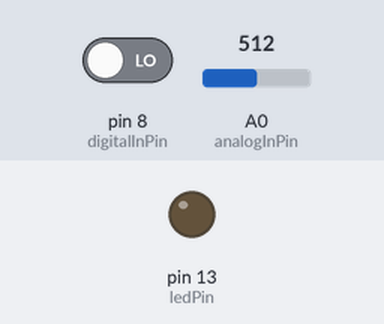
The sketch below on a simulated Arduino Uno, built with avr-gcc and run on an emulated ATmega328P. On the bench: output pins drawn as LEDs (lit = HIGH). The inputs (shaded band) are chosen by the test bench; at power-on: pin 8 (digitalInPin) LOW, A0 (analogInPin) = 512.

Above: at 1.2 s.
1.3 s: pin 8 (digitalInPin) driven HIGH
At 1.7 s:
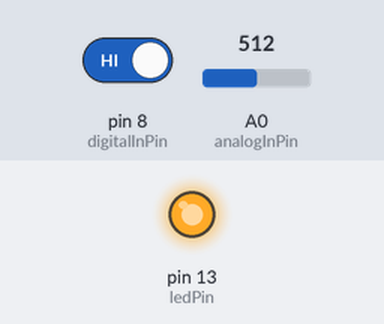
2.8 s: pin 8 (digitalInPin) driven LOW
At 4.0 s:
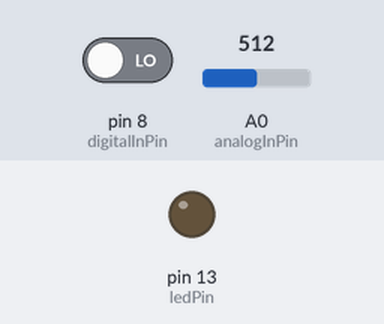
Timing chart, 0 to 5.8 s (numbered marks = the images above; inputs shaded):
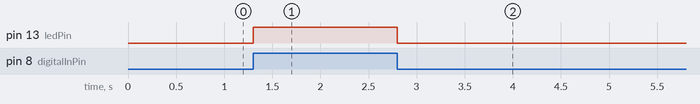

Measured:
- after the input at 1.3 s, pin 13 (ledPin): LOW → HIGH at once
- after the input at 2.8 s, pin 13 (ledPin): HIGH → LOW at once

The sketch:

Reed.ino
```cpp
const int analogInPin = A0;
const int digitalInPin = 8;
const int ledPin = 13;

void setup()
{
  pinMode(digitalInPin,INPUT);
  pinMode(ledPin,OUTPUT);
}

void loop()
{
  int analogVal = analogRead(analogInPin);
  boolean stat = digitalRead(digitalInPin);
  if(stat == HIGH)
  {
    digitalWrite(ledPin,HIGH);
  }
  else
  {
    digitalWrite(ledPin,LOW);
  }
}
```
